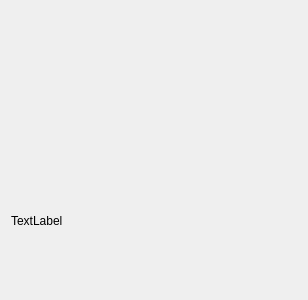
<?xml version="1.0" encoding="UTF-8"?>
<ui version="4.0">
 <class>Dialog</class>
 <widget class="QDialog" name="Dialog">
  <property name="geometry">
   <rect>
    <x>0</x>
    <y>0</y>
    <width>308</width>
    <height>300</height>
   </rect>
  </property>
  <property name="minimumSize">
   <size>
    <width>292</width>
    <height>144</height>
   </size>
  </property>
  <layout class="QVBoxLayout" name="verticalLayout">
   <item>
    <widget class="QFrame" name="frame"/>
   </item>
   <item>
    <widget class="QLabel" name="label">
     <property name="minimumSize">
      <size>
       <width>274</width>
       <height>60</height>
      </size>
     </property>
     <property name="text">
      <string>TextLabel</string>
     </property>
    </widget>
   </item>
  </layout>
 </widget>
 <resources/>
 <connections/>
</ui>
